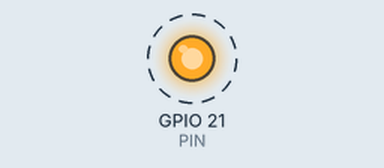
A program run on a simulated Raspberry Pi (BCM pin numbers). Shown: output pins drawn as LEDs (lit = HIGH). Dashed ring = blinking. What the program prints to the terminal is not drawn.

Above: at 0.5 s.
Timing chart, 0 to 4.6 s (numbered marks = the images above):
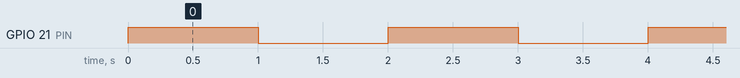

Measured:
- by itself, GPIO 21 (PIN): alternates HIGH for 1.0 s and LOW for 1.0 s

The program:

ltika.py
```python
# ライブラリのインポート
import RPi.GPIO as GPIO
import time

# 今回使用するGPIO番号
PIN = 21

# GPIOを使用するための宣言
GPIO.setmode(GPIO.BCM)      # GPIOで使用する宣言
GPIO.setup(PIN, GPIO.OUT)   # 21ピンを出力として利用する

# main処理
try:
  while True:

    # ターミナルにONと出力
    print('ON')
    # 21ピンに電気を流す
    GPIO.output(PIN, GPIO.HIGH)
    # 1秒待機
    time.sleep(1)

    print('OFF')
    # 21ピンに流している電気を止める
    GPIO.output(PIN, GPIO.LOW)
    time.sleep(1)

# 例外処理
except KeyboardInterrupt:
  # ピンの状態を初期化する
  GPIO.cleanup()
```
